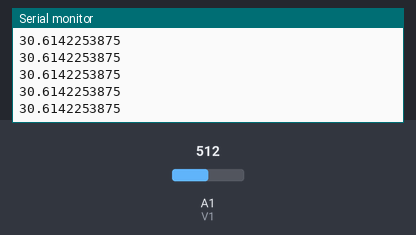
The sketch below on a simulated Arduino Uno, built with avr-gcc and run on an emulated ATmega328P. On the bench: the last lines printed to the serial monitor. The test bench sets the inputs (shaded band); at power-on: A1 (V1) = 512.

Above: at 1.2 s.
1.3 s: A1 (V1) set to 0
At 1.32 s:
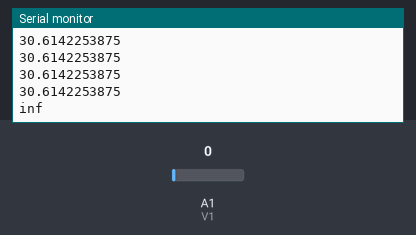
3.2 s: A1 (V1) set to 122
At 3.23 s:
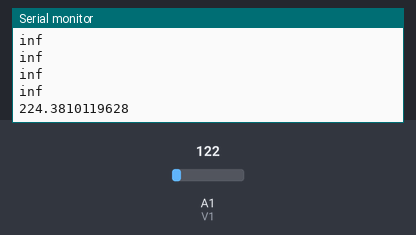

Measured:
- after the input at 1.3 s, the serial monitor: prints a new line at once (image 1)
- after the input at 3.2 s, the serial monitor: prints a new line at once (image 2)

The sketch:

tempCheck.ino
```cpp
int V1 = 1;
float Rtemp;
float Vtemp;
//int V2 = A2;

void setup() {
  // put your setup code here, to run once:
pinMode(V1, INPUT);
//pinMode(V2, INPUT);
Serial.begin(9600);
}

void loop() {
  // put your main code here, to run repeatedly:
 Vtemp=analogRead(V1)*0.00290;

 Rtemp = ((3.0-Vtemp)*30.0)/Vtemp;
 Serial.println(Rtemp,10);
// Serial.println(Vtemp);
 delay(100);
}
```
